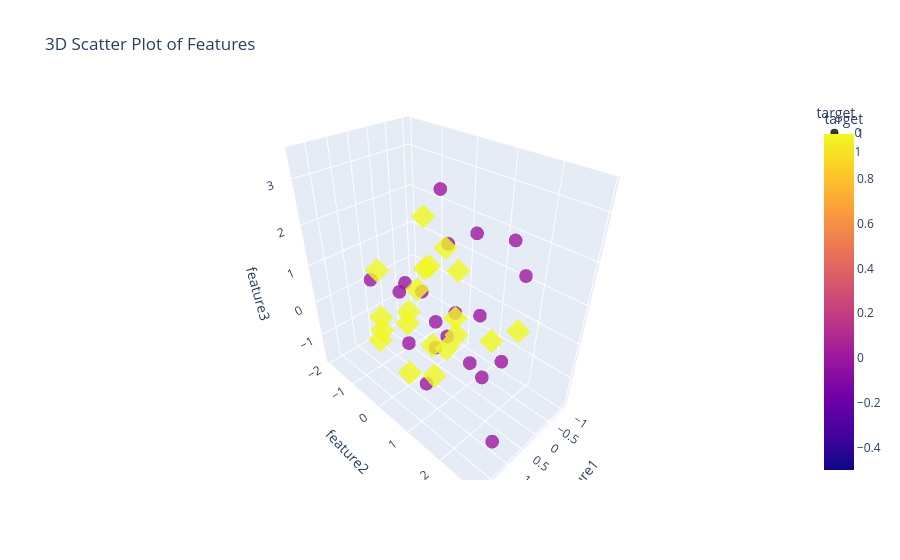

The notebook cell saved with this chart:
### Code cell
import plotly.express as px

fig = px.scatter_3d(
    df,
    x='feature1',
    y='feature2',
    z='feature3',
    color='target',
    symbol='target',
    title='3D Scatter Plot of Features',
    opacity=0.8
)
fig.show()

### Figure 1 — Plotly figure (JSON) as saved in the notebook; plotly's stock layout.template omitted (floating-point values rounded to 4 significant figures)
{"data": [{"hovertemplate": "target=%{marker.color}<br>feature1=%{x}<br>feature2=%{y}<br>feature3=%{z}<extra></extra>", "legendgroup": "0", "marker": {"color": [0, 0, 0, 0, 0, 0, 0, 0, 0, 0, 0, 0, 0, 0, 0, 0, 0, 0, 0, 0], "coloraxis": "coloraxis", "opacity": 0.8, "symbol": "circle"}, "mode": "markers", "name": "0", "scene": "scene", "showlegend": true, "type": "scatter3d", "x": [1.296, 1.258, 1.404, 0.928, 1.822, -0.1687, 0.9642, 0.1915, 1.357, 0.5208, 0.8076, 1.329, 0.6573, 1.092, 0.6723, 1.097, -0.1962, 0.7654, 0.3549, 0.9735], "y": [1.261, 0.9256, 2.886, 2.004, 1.087, 2.143, 2.565, 0.4982, 2.478, 0.8143, 1.302, 0.4702, 0.1977, -0.9876, 0.6079, 1.969, 1.813, -0.4154, 1.361, 1.06], "z": [1.005, -0.9188, 1.175, 1.362, 0.701, 1.752, -1.62, 1.915, 0.4817, -0.1063, 0.9653, 1.513, 0.8387, 0.7803, -0.4635, 0.2979, 2.356, 0.5794, 2.538, 3.463]}, {"hovertemplate": "target=%{marker.color}<br>feature1=%{x}<br>feature2=%{y}<br>feature3=%{z}<extra></extra>", "legendgroup": "1", "marker": {"color": [1, 1, 1, 1, 1, 1, 1, 1, 1, 1, 1, 1, 1, 1, 1, 1, 1, 1, 1, 1], "coloraxis": "coloraxis", "opacity": 0.8, "symbol": "diamond"}, "mode": "markers", "name": "1", "scene": "scene", "showlegend": true, "type": "scatter3d", "x": [-1.058, 0.1969, 0.2089, 0.3757, -0.1156, 1.523, -0.3851, -0.2258, -0.908, 1.031, 0.5426, -0.3092, 1.579, -0.5444, 0.4967, -0.7198, -0.6017, -0.5623, 0.242, 0.3436], "y": [0.8225, 0.7385, -1.96, -0.6006, -0.3011, -0.2342, -0.6769, 0.06753, -1.412, 0.9313, -0.4634, 0.3313, 0.7674, 0.1109, -0.1383, -0.4606, 1.852, -1.013, -1.913, -1.763], "z": [-1.221, 0.1714, -1.328, -0.2917, -1.479, -0.2341, 0.6117, -1.425, 1.466, -0.8392, -0.4657, 0.9755, -0.4695, -1.151, 0.6477, 1.057, -0.0135, 0.3142, -1.725, 0.3241]}], "layout": {"coloraxis": {"colorbar": {"title": {"text": "target"}}, "colorscale": [[0, "#0d0887"], [0.1111, "#46039f"], [0.2222, "#7201a8"], [0.3333, "#9c179e"], [0.4444, "#bd3786"], [0.5556, "#d8576b"], [0.6667, "#ed7953"], [0.7778, "#fb9f3a"], [0.8889, "#fdca26"], [1, "#f0f921"]]}, "legend": {"title": {"text": "target"}, "tracegroupgap": 0}, "scene": {"domain": {"x": [0, 1], "y": [0, 1]}, "xaxis": {"title": {"text": "feature1"}}, "yaxis": {"title": {"text": "feature2"}}, "zaxis": {"title": {"text": "feature3"}}}, "title": {"text": "3D Scatter Plot of Features"}}}
